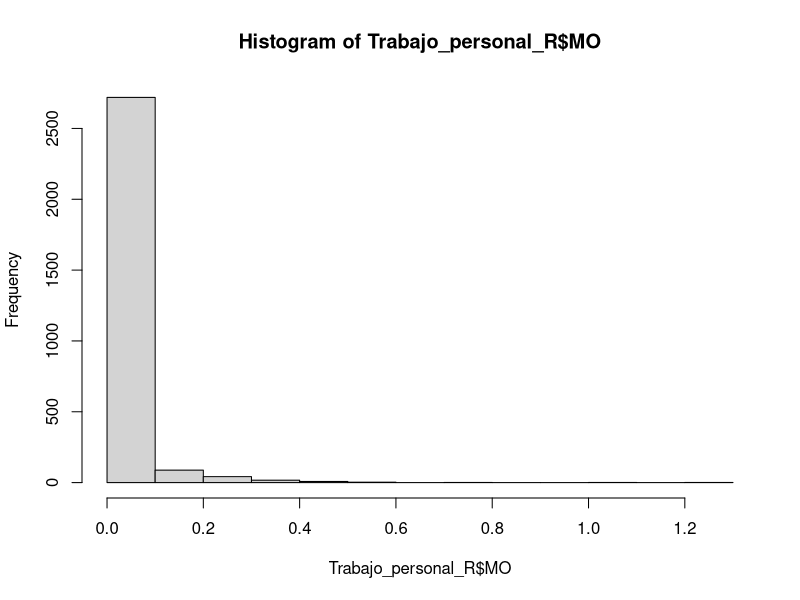
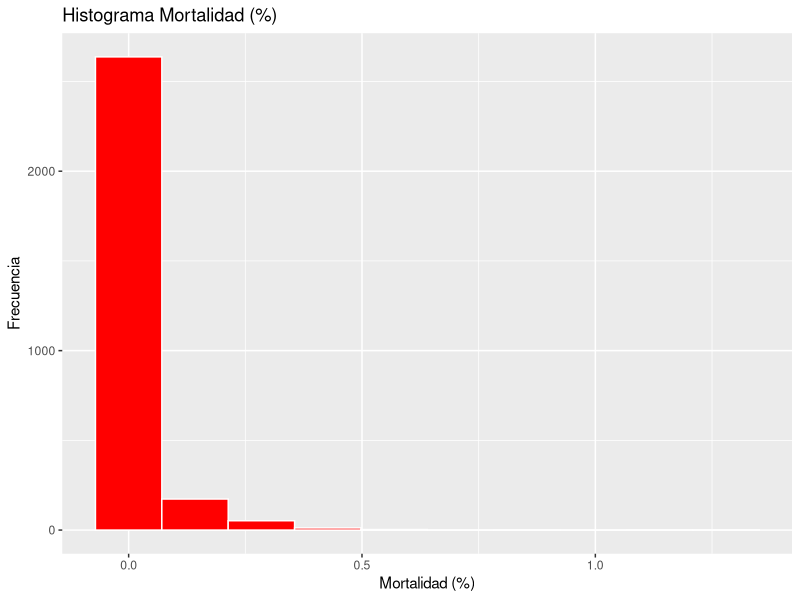
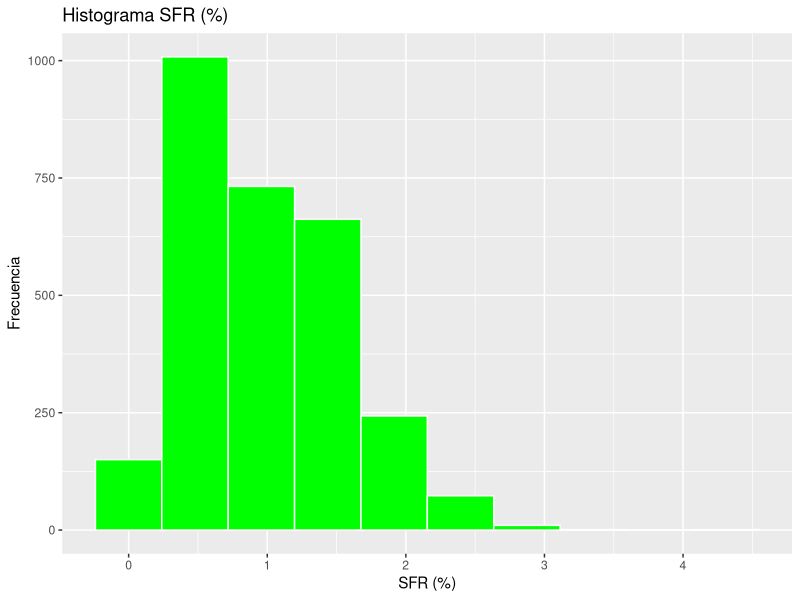
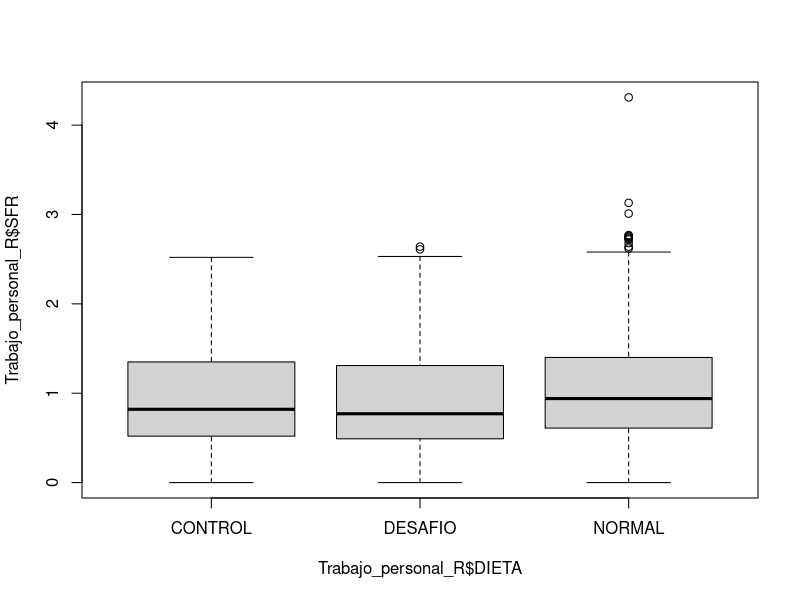
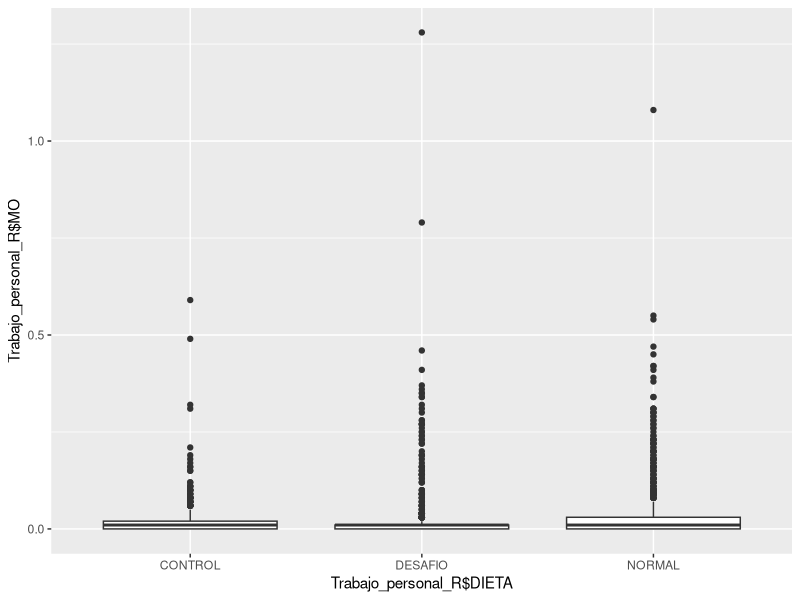
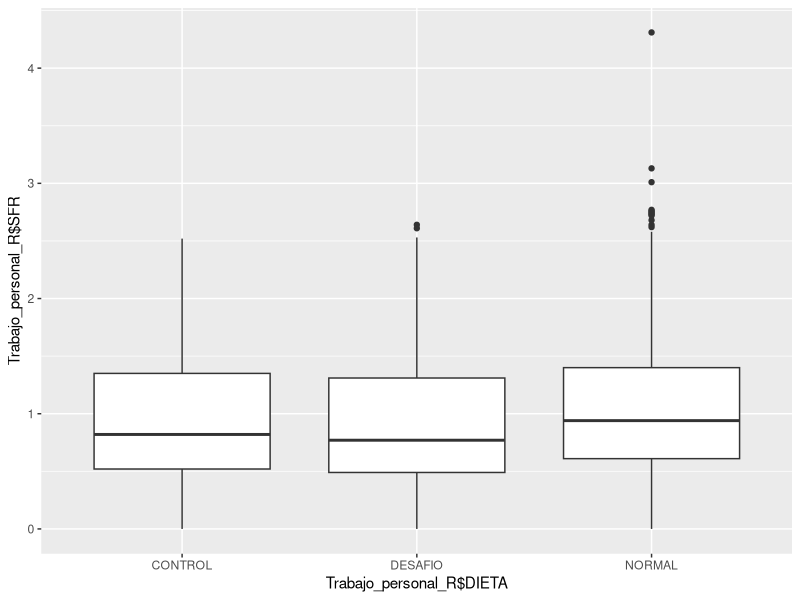

Write R code to recreate these figures, in order.
## ---- chunk 1
knitr::opts_chunk$set(echo = TRUE)

library(readxl)
library(ggplot2)
## ---- chunk 2
Trabajo_personal_R <- read_excel("Trabajo personal R.xlsx")

hist(Trabajo_personal_R$MO)

ggplot(Trabajo_personal_R, aes(MO))+
geom_histogram(color="white", fill="red", bins = 10)+
labs(title="Histograma Mortalidad (%)", x="Mortalidad (%)",
y="Frecuencia") + theme_gray()

## ---- chunk 3

ggplot(Trabajo_personal_R, aes(SFR))+
geom_histogram(color="white", fill="green", bins = 10)+
labs(title="Histograma SFR (%)", x="SFR (%)",
y="Frecuencia") + theme_gray()

## ---- chunk 4
boxplot(Trabajo_personal_R$SFR~Trabajo_personal_R$DIETA)

## ---- chunk 5

library(ggplot2)

ggplot(Trabajo_personal_R, aes(x = Trabajo_personal_R$DIETA, y = Trabajo_personal_R$MO)) +
  geom_boxplot()


## ---- chunk 6
library(ggplot2)

ggplot(Trabajo_personal_R, aes(x = Trabajo_personal_R$DIETA, y = Trabajo_personal_R$SFR)) +
  geom_boxplot()
